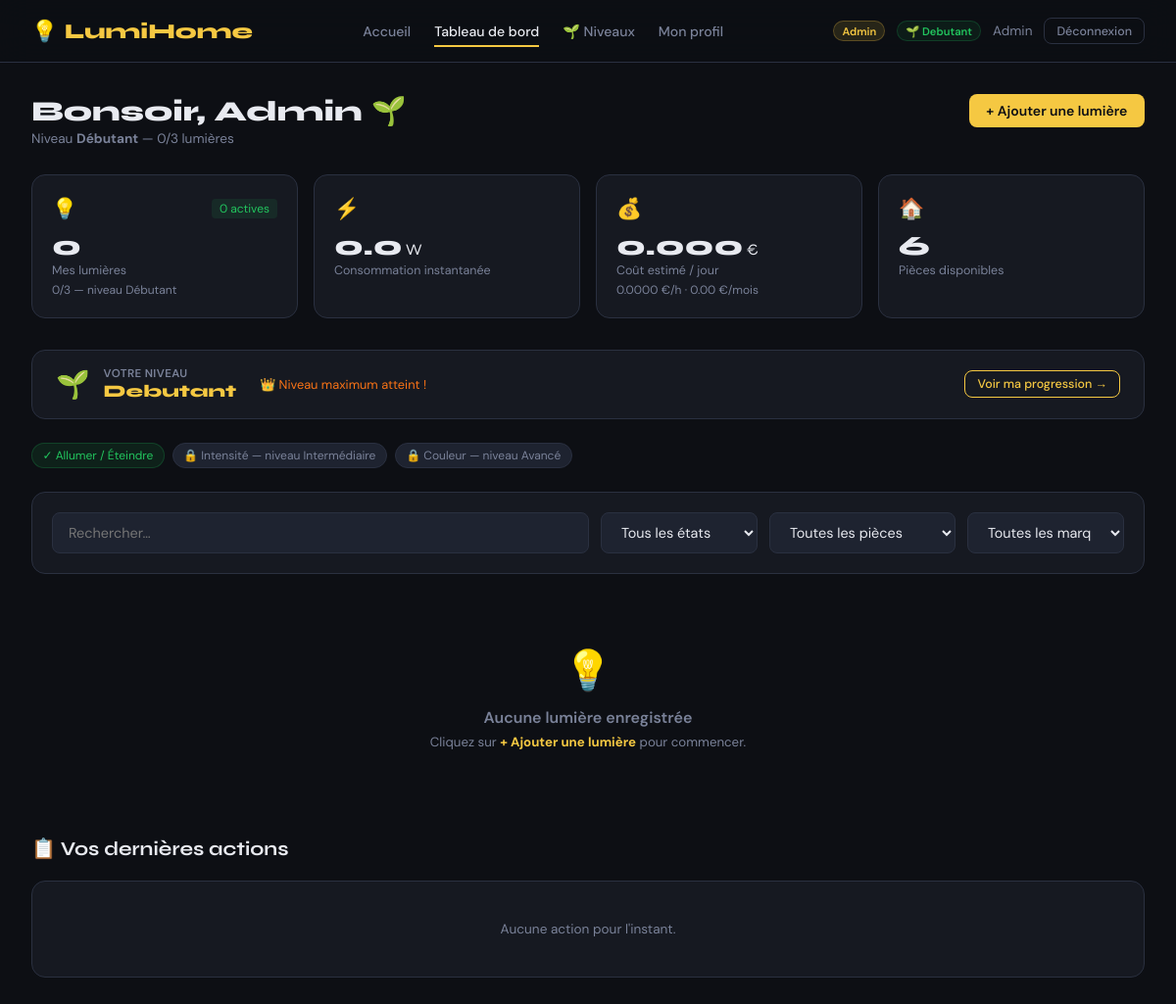
The page /Lumihome/index.php?page=dashboard (signed in) on the database as committed earlier.
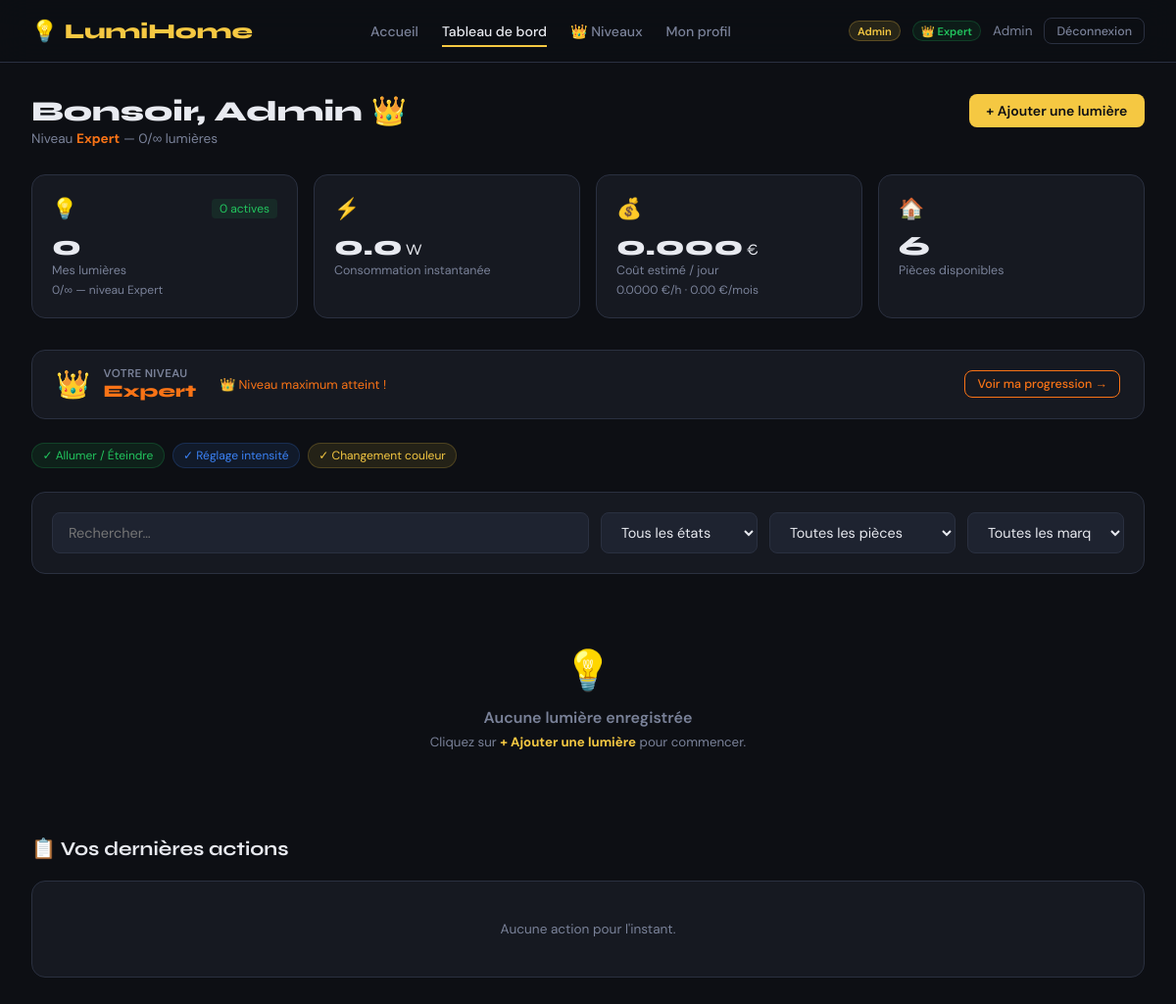
The same page on the database as committed later.
### tables this page shows
CREATE TABLE IF NOT EXISTS utilisateurs (
    id              INT AUTO_INCREMENT PRIMARY KEY,
    login           VARCHAR(50)  NOT NULL UNIQUE,
    nom             VARCHAR(100) NOT NULL,
    prenom          VARCHAR(100) NOT NULL,
    email           VARCHAR(150) NOT NULL UNIQUE,
    mot_de_passe    VARCHAR(255) NOT NULL,
    role            ENUM('visiteur','membre','admin') DEFAULT 'membre',
    est_banni       BOOLEAN DEFAULT FALSE,
    raison_ban      TEXT,
    age             INT,
    sexe            ENUM('M','F','Autre'),
    date_naissance  DATE,
    type_membre     VARCHAR(50) DEFAULT 'habitant',
    points          FLOAT DEFAULT 0,
    created_at      DATETIME DEFAULT CURRENT_TIMESTAMP
);

CREATE TABLE IF NOT EXISTS niveaux_config (
    niveau       VARCHAR(20) PRIMARY KEY,
    pts_requis   FLOAT NOT NULL,
    libelle      VARCHAR(60) NOT NULL,
    description  TEXT,
    couleur_hex  VARCHAR(7) DEFAULT '#f5c842',
    emoji        VARCHAR(5) DEFAULT '⭐'
);

### Lumihome/includes/config.php (called while the page is built, shortened)
<?php
function isLoggedIn(): bool {
    return isset($_SESSION['user_id']);
}
function escape(string $s): string {
    return htmlspecialchars($s, ENT_QUOTES, 'UTF-8');
}

### Lumihome/pages/dashboard.php (the view, shortened to what the changed rows need)
<?php
$NIVEAUX_CFG = [
    'debutant'      => ['limite' => 3,  'intensite' => false, 'couleur' => false,
                        'label' => 'Débutant',      'emoji' => '🌱', 'color' => '#7a8299'],
    'intermediaire' => ['limite' => 5,  'intensite' => true,  'couleur' => false,
                        'label' => 'Intermédiaire', 'emoji' => '⚡', 'color' => '#3b82f6'],
    'avance'        => ['limite' => 8,  'intensite' => true,  'couleur' => true,
                        'label' => 'Avancé',        'emoji' => '🌟', 'color' => '#f5c842'],
    'expert'        => ['limite' => 99, 'intensite' => true,  'couleur' => true,
                        'label' => 'Expert',        'emoji' => '👑', 'color' => '#f97316'],
];
$niveau    = $_SESSION['niveau'] ?? 'debutant';
$droits    = $NIVEAUX_CFG[$niveau] ?? $NIVEAUX_CFG['debutant'];
try {
    $pdo = db();
    $uid = (int)$_SESSION['user_id'];
    $stL = $pdo->prepare('SELECT l.*,p.nom AS piece_nom,p.emoji
                           FROM lumieres l LEFT JOIN pieces p ON l.id_piece=p.id
                           WHERE l.id_user=? ORDER BY p.id,l.id');
    $stL->execute([$uid]);
    $lights = $stL->fetchAll();
    $pieces = $pdo->query('SELECT * FROM pieces ORDER BY etage,id')->fetchAll();
    $stS = $pdo->prepare('SELECT COUNT(*) AS total, SUM(etat="actif") AS on_count,
                                  COALESCE(SUM(conso_watt),0) AS conso
                           FROM lumieres WHERE id_user=?');
    $stS->execute([$uid]);
    $stats   = $stS->fetch();
    $conso_w = (float)$stats['conso'];
    $cout_h  = round($conso_w / 1000 * PRIX_KWH, 4);
    $cout_j  = round($cout_h * 24, 3);
    $cout_m  = round($cout_j * 30, 2);
    $stH = $pdo->prepare('SELECT h.*,l.nom AS lnom FROM historique h
                           LEFT JOIN lumieres l ON h.id_lumiere=l.id
                           WHERE h.id_user=? ORDER BY h.timestamp DESC LIMIT 10');
    $stH->execute([$uid]);
    $history = $stH->fetchAll();
    $stN = $pdo->prepare('SELECT u.points, u.niveau, u.pts_connexion, u.pts_actions,
                                  nc.couleur_hex, nc.emoji AS niv_emoji, nc.libelle AS niv_libelle
                           FROM utilisateurs u
                           LEFT JOIN niveaux_config nc ON nc.niveau = u.niveau
                           WHERE u.id = ?');
    $stN->execute([$uid]);
    $niv_user = $stN->fetch();
    $stPN = $pdo->prepare('SELECT * FROM niveaux_config WHERE pts_requis > ? ORDER BY pts_requis ASC LIMIT 1');
    $stPN->execute([$niv_user['points'] ?? 0]);
    $prochain_niv = $stPN->fetch();
    $nb_lumieres = count($lights);
} catch(Exception $e) {
    $lights = []; $pieces = []; $history = [];
    $stats  = ['total'=>0,'on_count'=>0,'conso'=>0];
    $conso_w = $cout_h = $cout_j = $cout_m = 0;
    $niv_user = null; $prochain_niv = null; $nb_lumieres = 0;
}
$prenom_esc  = escape($_SESSION['prenom'] ?? '');
$greet       = (int)date('H') < 12 ? 'Bonjour' : 'Bonsoir';
$peut_ajouter = $nb_lumieres < $droits['limite'];
?>
<div class="page">
  <div style="display:flex;justify-content:space-between;align-items:flex-start;
              margin-bottom:1.75rem;flex-wrap:wrap;gap:1rem">
    <div>
      <h1 style="font-family:'Syne',sans-serif;font-size:1.8rem;font-weight:800;margin-bottom:.15rem">
        <?= $greet ?>, <?= $prenom_esc ?> <?= $droits['emoji'] ?>
      </h1>
      <p style="font-size:.85rem;color:var(--muted)">
        Niveau <strong style="color:<?= escape($droits['color']) ?>"><?= escape($droits['label']) ?></strong>
        — <?= $nb_lumieres ?>/<?= $droits['limite'] == 99 ? '∞' : $droits['limite'] ?> lumières
      </p>
    </div>
    <?php if ($peut_ajouter): ?>
    <button class="btn btn-primary" onclick="openModal('add-light-modal')">+ Ajouter une lumière</button>
    <?php endif; ?>
  </div>
  <div class="stats-row" id="stats-row">
    <div class="stat-card">
      <div class="stat-top"><span class="stat-icon">💡</span>
        <span style="font-size:.75rem;padding:.15rem .5rem;border-radius:4px;
                     background:rgba(34,197,94,.1);color:var(--on)" id="s-on">
          <?= (int)$stats['on_count'] ?> actives
        </span>
      </div>
      <div class="stat-val" id="s-total"><?= (int)$stats['total'] ?></div>
      <div class="stat-lbl">Mes lumières</div>
      <div class="stat-sub" id="s-limite">
        <?= $nb_lumieres ?>/<?= $droits['limite'] == 99 ? '∞' : $droits['limite'] ?> — niveau <?= escape($droits['label']) ?>
      </div>
    </div>
    <div class="stat-card">
      <div class="stat-top"><span class="stat-icon">⚡</span></div>
      <div class="stat-val" id="s-conso"><?= number_format($conso_w,1) ?><small style="font-size:1rem;font-weight:400"> W</small></div>
      <div class="stat-lbl">Consommation instantanée</div>
    </div>
    <div class="stat-card">
      <div class="stat-top"><span class="stat-icon">💰</span></div>
      <div class="stat-val" id="s-cout-j"><?= number_format($cout_j,3) ?><small style="font-size:1rem;font-weight:400"> €</small></div>
      <div class="stat-lbl">Coût estimé / jour</div>
      <div class="stat-sub" id="s-cout-detail"><?= number_format($cout_h,4) ?> €/h · <?= number_format($cout_m,2) ?> €/mois</div>
    </div>
    <div class="stat-card">
      <div class="stat-top"><span class="stat-icon">🏠</span></div>
      <div class="stat-val"><?= count($pieces) ?></div>
      <div class="stat-lbl">Pièces disponibles</div>
    </div>
  </div>
  <?php if ($niv_user):
    $pts = (float)($niv_user['points'] ?? 0);
    $col = $niv_user['couleur_hex'] ?? '#f5c842';
    $seuils = ['debutant'=>0,'intermediaire'=>3,'avance'=>5,'expert'=>20];
    $seuil_actuel = $seuils[$niv_user['niveau']] ?? 0;
    $seuil_suivant = $prochain_niv ? (float)$prochain_niv['pts_requis'] : $pts;
    $range = $prochain_niv ? ($seuil_suivant - $seuil_actuel) : 1;
    $prog  = $prochain_niv ? min(100, round(($pts - $seuil_actuel) / $range * 100)) : 100;
  ?>
  <div class="card" style="margin-bottom:1.5rem;padding:1rem 1.5rem;
       display:flex;align-items:center;justify-content:space-between;gap:1.5rem;flex-wrap:wrap">
    <div style="display:flex;align-items:center;gap:.85rem">
      <div style="font-size:1.75rem"><?= $niv_user['niv_emoji'] ?? '🌱' ?></div>
      <div>
        <div style="font-size:.72rem;color:var(--muted);font-weight:600;text-transform:uppercase;letter-spacing:.4px">Votre niveau</div>
        <div style="font-family:'Syne',sans-serif;font-weight:800;color:<?= escape($col) ?>;font-size:1.1rem">
          <?= escape($niv_user['niv_libelle'] ?? ucfirst($niv_user['niveau'])) ?>
        </div>
      </div>
    </div>
    <div style="flex:1;min-width:180px">
      <?php if ($prochain_niv): ?>
      <div style="display:flex;justify-content:space-between;font-size:.73rem;color:var(--muted);margin-bottom:.35rem">
        <span><?= round($pts,2) ?> pts</span>
        <span>→ <?= escape($prochain_niv['emoji'].' '.$prochain_niv['libelle']) ?> (<?= $prochain_niv['pts_requis'] ?> pts)</span>
      </div>
      <div style="height:7px;background:var(--surface2);border-radius:4px;overflow:hidden">
        <div style="height:100%;width:<?= $prog ?>%;background:<?= escape($col) ?>;border-radius:4px;transition:width 1s"></div>
      </div>
      <?php else: ?>
      <div style="font-size:.8rem;color:#f97316">👑 Niveau maximum atteint !</div>
      <?php endif; ?>
    </div>
    <a href="/Lumihome/index.php?page=niveaux" class="btn btn-outline btn-sm"
       style="white-space:nowrap;border-color:<?= escape($col) ?>;color:<?= escape($col) ?>">
      Voir ma progression →
    </a>
  </div>
  <?php endif; ?>
  <div style="display:flex;gap:.5rem;flex-wrap:wrap;margin-bottom:1.5rem">
    <span style="font-size:.75rem;padding:.25rem .65rem;border-radius:20px;
                 background:rgba(34,197,94,.1);color:#22c55e;border:1px solid rgba(34,197,94,.2)">
      ✓ Allumer / Éteindre
    </span>
    <?php if ($droits['intensite']): ?>
    <span style="font-size:.75rem;padding:.25rem .65rem;border-radius:20px;
                 background:rgba(59,130,246,.1);color:#3b82f6;border:1px solid rgba(59,130,246,.2)">
      ✓ Réglage intensité
    </span>
    <?php else: ?>
    <span style="font-size:.75rem;padding:.25rem .65rem;border-radius:20px;
                 background:var(--surface2);color:var(--muted);border:1px solid var(--border)"
          title="Débloqué au niveau Intermédiaire (3 pts)">
      🔒 Intensité — niveau Intermédiaire
    </span>
    <?php endif; ?>
    <?php if ($droits['couleur']): ?>
    <span style="font-size:.75rem;padding:.25rem .65rem;border-radius:20px;
                 background:rgba(245,200,66,.1);color:var(--accent);border:1px solid rgba(245,200,66,.2)">
      ✓ Changement couleur
    </span>
    <?php else: ?>
    <span style="font-size:.75rem;padding:.25rem .65rem;border-radius:20px;
                 background:var(--surface2);color:var(--muted);border:1px solid var(--border)"
          title="Débloqué au niveau Avancé (5 pts)">
      🔒 Couleur — niveau Avancé
    </span>
    <?php endif; ?>
  </div>
  <div class="search-bar">
    <input class="form-input" id="f-text" placeholder="Rechercher…"
           oninput="renderLights()" autocomplete="off" autocorrect="off" autocapitalize="off">
    <select class="form-input" id="f-etat" onchange="renderLights()" style="max-width:150px">
      <option value="">Tous les états</option>
    </select>
    <select class="form-input" id="f-piece" onchange="renderLights()" style="max-width:190px">
      <option value="">Toutes les pièces</option>
    </select>
    <select class="form-input" id="f-marque" onchange="renderLights()" style="max-width:160px">
      <option value="">Toutes les marques</option>
    </select>
  </div>
  <div class="lights-grid" id="lights-grid"></div>
  <div style="margin-top:2.5rem">
    <div class="sec-header"><div class="sec-title">📋 Vos dernières actions</div></div>
    <div class="card" id="hist-list">
      <?php if(empty($history)): ?>
      <p style="font-size:.85rem;color:var(--muted);text-align:center;padding:1rem">Aucune action pour l'instant.</p>
      <?php else: foreach($history as $h): ?>
      <div class="hist-item">
        <div class="hist-icon"><?= in_array($h['action'],['toggle','intensite','couleur'])?'💡':'✏️' ?></div>
        <div>
          <div class="hist-text"><?= escape(ucfirst($h['action'])) ?> — <strong><?= escape($h['lnom']??'?') ?></strong></div>
          <div class="hist-sub"><?= escape($h['val_avant']??'–') ?> → <?= escape($h['val_apres']??'–') ?> · <?= date('d/m H:i',strtotime($h['timestamp'])) ?></div>
        </div>
      </div>
      <?php endforeach; endif; ?>
    </div>
  </div>
</div>

### Lumihome/index.php (shortened to what the changed rows need)
<?php
require_once __DIR__ . '/includes/config.php';
$page    = $_GET['page'] ?? 'home';
$user_prenom = escape($_SESSION['prenom'] ?? '');
$user_role   = $_SESSION['role']          ?? '';
?><!DOCTYPE html>
<html lang="fr">
<head>
  <link rel="stylesheet" href="/Lumihome/assets/css/style.css">
</head>
<body>
<nav>
  <ul class="nav-links">
    <?php if (isLoggedIn()):
      $niveau_session = $_SESSION['niveau'] ?? 'debutant';
      $emoji_nav = match($niveau_session) {
          'intermediaire' => '⚡',
          'avance'        => '🌟',
          'expert'        => '👑',
          default         => '🌱'
      };
    ?>
    <li>
      <a href="/Lumihome/index.php?page=dashboard"
         class="<?= $page === 'dashboard' ? 'active' : '' ?>">Tableau de bord</a>
    </li>
    <li>
      <a href="/Lumihome/index.php?page=niveaux"
         class="<?= $page === 'niveaux' ? 'active' : '' ?>"><?= $emoji_nav ?> Niveaux</a>
    </li>
    <li>
      <a href="/Lumihome/index.php?page=profil"
         class="<?= $page === 'profil' ? 'active' : '' ?>">Mon profil</a>
    </li>
    <?php endif; ?>
  </ul>
  <div class="nav-right">
    <?php if (isLoggedIn()): ?>
      <span class="badge-role"><?= ucfirst($user_role) ?></span>
      <span class="badge-role" style="background:rgba(34,197,94,.08);color:#22c55e;border-color:rgba(34,197,94,.2)">
        <?= $emoji_nav ?? '🌱' ?> <?= ucfirst($_SESSION['niveau'] ?? 'debutant') ?>
      </span>
      <span style="font-size:.85rem;color:var(--muted)"><?= $user_prenom ?></span>
      <button class="btn btn-outline btn-sm" onclick="api('logout',{},'GET',true)">
        Déconnexion
      </button>
    <?php else: ?>
      <button class="btn btn-outline" onclick="openModal('login-modal')">Connexion</button>
      <button class="btn btn-primary" onclick="openModal('reg-modal')">S'inscrire</button>
    <?php endif; ?>
  </div>
</nav>
<?php
if      ($page === 'home')      include __DIR__ . '/pages/home.php';
elseif  ($page === 'dashboard') include __DIR__ . '/pages/dashboard.php';
elseif  ($page === 'profil')    include __DIR__ . '/pages/profil.php';
elseif  ($page === 'niveaux')   include __DIR__ . '/pages/niveaux.php';
?>
</body>
</html>

Rows that differ between the two databases and show on the page:
now on this page (row edited): utilisateurs: niveaux_config.emoji "👑", niveaux_config.libelle "Expert"
Other text that changed with them:
$emoji_nav: "🌱" → "👑"
$_SESSION['niveau']: "Debutant" → "Expert"
$droits['emoji']: "🌱" → (not shown)
$droits['label']: "Débutant" → (not shown)
$droits['limite']: "3" → (not shown)
$niv_user['niv_emoji']: "🌱" → (not shown)
$niv_user['niv_libelle']: "Debutant" → (not shown)
text no longer shown: "🔒 Intensité — niveau Intermédiaire 🔒 Couleur — niveau Avancé"
text now shown: "∞ ∞ ✓ Réglage intensité ✓ Changement couleur"
